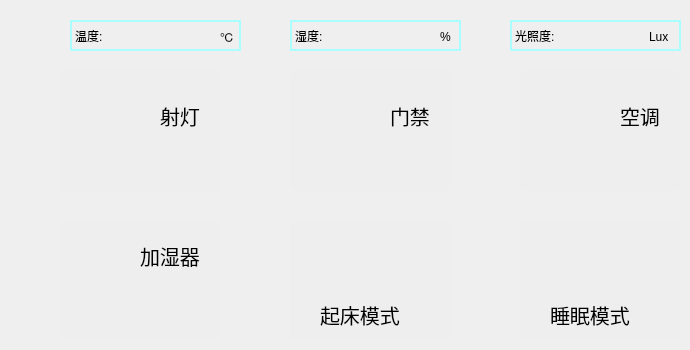
   <widget class="QWidget" name="tab">
    <attribute name="title">
     <string/>
    </attribute>
    <widget class="QLabel" name="ws_wd">
     <property name="geometry">
      <rect>
       <x>70</x>
       <y>20</y>
       <width>171</width>
       <height>31</height>
      </rect>
     </property>
     <property name="styleSheet">
      <string notr="true">border: 2px solid rgb(170, 255, 255)</string>
     </property>
     <property name="text">
      <string>温度:</string>
     </property>
    </widget>
    <widget class="QLabel" name="label_2">
     <property name="geometry">
      <rect>
       <x>220</x>
       <y>26</y>
       <width>20</width>
       <height>21</height>
      </rect>
     </property>
     <property name="text">
      <string>℃</string>
     </property>
    </widget>
    <widget class="QLabel" name="label_3">
     <property name="geometry">
      <rect>
       <x>440</x>
       <y>26</y>
       <width>20</width>
       <height>21</height>
      </rect>
     </property>
     <property name="text">
      <string>%</string>
     </property>
    </widget>
    <widget class="QLabel" name="ws_sd">
     <property name="geometry">
      <rect>
       <x>290</x>
       <y>20</y>
       <width>171</width>
       <height>31</height>
      </rect>
     </property>
     <property name="styleSheet">
      <string notr="true">border: 2px solid rgb(170, 255, 255)</string>
     </property>
     <property name="text">
      <string>湿度:</string>
     </property>
    </widget>
    <widget class="QLabel" name="label_5">
     <property name="geometry">
      <rect>
       <x>649</x>
       <y>26</y>
       <width>31</width>
       <height>21</height>
      </rect>
     </property>
     <property name="text">
      <string>Lux</string>
     </property>
    </widget>
    <widget class="QLabel" name="ws_gz">
     <property name="geometry">
      <rect>
       <x>510</x>
       <y>20</y>
       <width>171</width>
       <height>31</height>
      </rect>
     </property>
     <property name="styleSheet">
      <string notr="true">border: 2px solid rgb(170, 255, 255)</string>
     </property>
     <property name="text">
      <string>光照度:</string>
     </property>
    </widget>
    <widget class="QWidget" name="widget" native="true">
     <property name="geometry">
      <rect>
       <x>60</x>
       <y>70</y>
       <width>161</width>
       <height>121</height>
      </rect>
     </property>
     <property name="styleSheet">
      <string notr="true">background-color: #eee;
border-radius:8px;</string>
     </property>
     <widget class="QLabel" name="label">
      <property name="geometry">
       <rect>
        <x>30</x>
        <y>20</y>
        <width>31</width>
        <height>41</height>
       </rect>
      </property>
      <property name="styleSheet">
       <string notr="true">border-image: url(:/zxc/image/2-35.png);</string>
      </property>
      <property name="text">
       <string/>
      </property>
     </widget>
     <widget class="QLabel" name="label_4">
      <property name="geometry">
       <rect>
        <x>100</x>
        <y>30</y>
        <width>51</width>
        <height>31</height>
       </rect>
      </property>
      <property name="styleSheet">
       <string notr="true">font-size:20px;</string>
      </property>
      <property name="text">
       <string>射灯</string>
      </property>
     </widget>
     <widget class="QPushButton" name="ws_bt_sd">
      <property name="geometry">
       <rect>
        <x>97</x>
        <y>70</y>
        <width>40</width>
        <height>21</height>
       </rect>
      </property>
      <property name="styleSheet">
       <string notr="true">border-image: url(:/zxc/image/btn_close.png);</string>
      </property>
      <property name="text">
       <string/>
      </property>
     </widget>
    </widget>
    <widget class="QWidget" name="widget_2" native="true">
     <property name="geometry">
      <rect>
       <x>290</x>
       <y>70</y>
       <width>161</width>
       <height>121</height>
      </rect>
     </property>
     <property name="styleSheet">
      <string notr="true">background-color: #eee;
border-radius:8px;</string>
     </property>
     <widget class="QLabel" name="label_6">
      <property name="geometry">
       <rect>
        <x>30</x>
        <y>20</y>
        <width>31</width>
        <height>41</height>
       </rect>
      </property>
      <property name="styleSheet">
       <string notr="true">border-image: url(:/zxc/image/2-33.png);</string>
      </property>
      <property name="text">
       <string/>
      </property>
     </widget>
     <widget class="QLabel" name="label_7">
      <property name="geometry">
       <rect>
        <x>100</x>
        <y>30</y>
        <width>51</width>
        <height>31</height>
       </rect>
      </property>
      <property name="styleSheet">
       <string notr="true">font-size:20px;</string>
      </property>
      <property name="text">
       <string>门禁</string>
      </property>
     </widget>
     <widget class="QPushButton" name="ws_bt_mj">
      <property name="geometry">
       <rect>
        <x>97</x>
        <y>70</y>
        <width>40</width>
        <height>21</height>
       </rect>
      </property>
      <property name="styleSheet">
       <string notr="true">border-image: url(:/zxc/image/btn_close.png);</string>
      </property>
      <property name="text">
       <string/>
      </property>
     </widget>
    </widget>
    <widget class="QWidget" name="widget_3" native="true">
     <property name="geometry">
      <rect>
       <x>520</x>
       <y>70</y>
       <width>161</width>
       <height>121</height>
      </rect>
     </property>
     <property name="styleSheet">
      <string notr="true">background-color: #eee;
border-radius:8px;</string>
     </property>
     <widget class="QLabel" name="label_8">
      <property name="geometry">
       <rect>
        <x>20</x>
        <y>30</y>
        <width>50</width>
        <height>30</height>
       </rect>
      </property>
      <property name="styleSheet">
       <string notr="true">border-image: url(:/zxc/image/2-46.png);</string>
      </property>
      <property name="text">
       <string/>
      </property>
     </widget>
     <widget class="QLabel" name="label_9">
      <property name="geometry">
       <rect>
        <x>100</x>
        <y>30</y>
        <width>51</width>
        <height>31</height>
       </rect>
      </property>
      <property name="styleSheet">
       <string notr="true">font-size:20px;</string>
      </property>
      <property name="text">
       <string>空调</string>
      </property>
     </widget>
     <widget class="QPushButton" name="ws_bt_kt">
      <property name="geometry">
       <rect>
        <x>97</x>
        <y>70</y>
        <width>40</width>
        <height>21</height>
       </rect>
      </property>
      <property name="styleSheet">
       <string notr="true">border-image: url(:/zxc/image/btn_close.png);</string>
      </property>
      <property name="text">
       <string/>
      </property>
     </widget>
    </widget>
    <widget class="QWidget" name="widget_4" native="true">
     <property name="geometry">
      <rect>
       <x>60</x>
       <y>220</y>
       <width>161</width>
       <height>121</height>
      </rect>
     </property>
     <property name="styleSheet">
      <string notr="true">background-color: #eee;
border-radius:8px;</string>
     </property>
     <widget class="QLabel" name="label_10">
      <property name="geometry">
       <rect>
        <x>30</x>
        <y>20</y>
        <width>30</width>
        <height>41</height>
       </rect>
      </property>
      <property name="styleSheet">
       <string notr="true">border-image: url(:/zxc/image/2-62.png);</string>
      </property>
      <property name="text">
       <string/>
      </property>
     </widget>
     <widget class="QLabel" name="label_11">
      <property name="geometry">
       <rect>
        <x>80</x>
        <y>20</y>
        <width>70</width>
        <height>31</height>
       </rect>
      </property>
      <property name="styleSheet">
       <string notr="true">font-size:20px;</string>
      </property>
      <property name="text">
       <string>加湿器</string>
      </property>
     </widget>
     <widget class="QPushButton" name="ws_bt_jsq">
      <property name="geometry">
       <rect>
        <x>97</x>
        <y>70</y>
        <width>40</width>
        <height>21</height>
       </rect>
      </property>
      <property name="styleSheet">
       <string notr="true">border-image: url(:/zxc/image/btn_close.png);</string>
      </property>
      <property name="text">
       <string/>
      </property>
     </widget>
    </widget>
    <widget class="QWidget" name="widget_6" native="true">
     <property name="geometry">
      <rect>
       <x>290</x>
       <y>220</y>
       <width>161</width>
       <height>121</height>
      </rect>
     </property>
     <property name="styleSheet">
      <string notr="true">background-color: #eee;
border-radius:8px;</string>
     </property>
     <widget class="QLabel" name="label_14">
      <property name="geometry">
       <rect>
        <x>30</x>
        <y>20</y>
        <width>31</width>
        <height>41</height>
       </rect>
      </property>
      <property name="styleSheet">
       <string notr="true">border-image: url(:/zxc/image/2-21.png);</string>
      </property>
      <property name="text">
       <string/>
      </property>
     </widget>
     <widget class="QLabel" name="label_15">
      <property name="geometry">
       <rect>
        <x>30</x>
        <y>80</y>
        <width>90</width>
        <height>30</height>
       </rect>
      </property>
      <property name="styleSheet">
       <string notr="true">font-size:20px;</string>
      </property>
      <property name="text">
       <string>起床模式</string>
      </property>
     </widget>
     <widget class="QPushButton" name="ws_mode_getUp">
      <property name="geometry">
       <rect>
        <x>97</x>
        <y>40</y>
        <width>40</width>
        <height>21</height>
       </rect>
      </property>
      <property name="styleSheet">
       <string notr="true">border-image: url(:/zxc/image/btn_close.png);</string>
      </property>
      <property name="text">
       <string/>
      </property>
     </widget>
    </widget>
    <widget class="QWidget" name="widget_7" native="true">
     <property name="geometry">
      <rect>
       <x>520</x>
       <y>220</y>
       <width>161</width>
       <height>121</height>
      </rect>
     </property>
     <property name="styleSheet">
      <string notr="true">background-color: #eee;
border-radius:8px;</string>
     </property>
     <widget class="QLabel" name="label_16">
      <property name="geometry">
       <rect>
        <x>30</x>
        <y>20</y>
        <width>31</width>
        <height>41</height>
       </rect>
      </property>
      <property name="styleSheet">
       <string notr="true">border-image: url(:/zxc/image/2-21.png);</string>
      </property>
      <property name="text">
       <string/>
      </property>
     </widget>
     <widget class="QLabel" name="label_17">
      <property name="geometry">
       <rect>
        <x>30</x>
        <y>80</y>
        <width>90</width>
        <height>30</height>
       </rect>
      </property>
      <property name="styleSheet">
       <string notr="true">font-size:20px;</string>
      </property>
      <property name="text">
       <string>睡眠模式</string>
      </property>
     </widget>
     <widget class="QPushButton" name="ws_mode_sleep">
      <property name="geometry">
       <rect>
        <x>97</x>
        <y>40</y>
        <width>40</width>
        <height>21</height>
       </rect>
      </property>
      <property name="styleSheet">
       <string notr="true">border-image: url(:/zxc/image/btn_close.png);</string>
      </property>
      <property name="text">
       <string/>
      </property>
     </widget>
    </widget>
    <zorder>ws_sd</zorder>
    <zorder>ws_gz</zorder>
    <zorder>ws_wd</zorder>
    <zorder>label_2</zorder>
    <zorder>label_3</zorder>
    <zorder>label_5</zorder>
    <zorder>widget</zorder>
    <zorder>widget_2</zorder>
    <zorder>widget_3</zorder>
    <zorder>widget_4</zorder>
    <zorder>widget_6</zorder>
    <zorder>widget_7</zorder>
   </widget>
